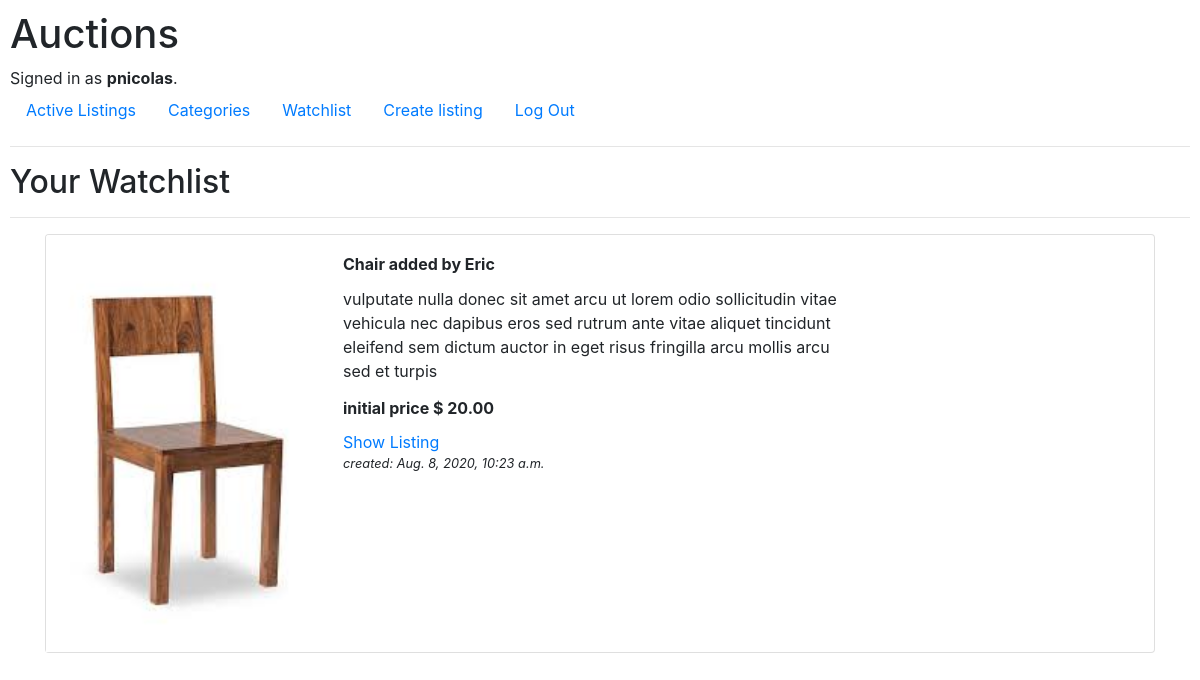
The page /watch (signed in) on the database its author committed.
### auctions/models.py (models this page shows, shortened)
class User(AbstractUser):
    pass

class Listing(models.Model):
    title = models.CharField(max_length=64)
    listing_desc = models.TextField()
    listing_img = models.ImageField(upload_to='listing_images', default=None, blank=True, null=True)
    cat_id = models.ForeignKey(Category, default = 1, on_delete=models.CASCADE)
    starting_price = models.DecimalField(decimal_places=2, max_digits=10, default = 0)
    created_at = models.DateTimeField(auto_now_add=True)
    updated_at = models.DateTimeField(auto_now=True)
    listing_open = models.BooleanField(default=True)
    listing_owner = models.ForeignKey(User, null=True , on_delete=models.CASCADE, related_name='owner')
    listing_winner = models.ForeignKey(User, on_delete=models.CASCADE, blank=True, null=True, related_name='winner')
    listing_final_price = models.DecimalField(decimal_places=2, max_digits=10, default = 0)

### auctions/views.py (the view)
# urls.py: path("watch", views.watchlist_view, name="watch"),
@login_required
def watchlist_view(request):
    listings = Listing.objects.all().filter(
        Q(watchlist__username=request.user),
        Q(watchlist__in_watchlist=True),
        (Q(listing_open=True) | Q(listing_winner=request.user))
        )
    return render(request, "auctions/watchlist.html", {
        'listings' : listings
        })

### auctions/templates/auctions/watchlist.html (shortened to what this page needs)
{% extends "auctions/layout.html" %}
{% block body %}
    <h2>Your Watchlist</h2>
    <hr/>
    {% for listing in listings %}
    <div class="container bcontent">
        <div class="card" style="margin-bottom: 10px; width: 100%">
            <div class="row no-gutters">
                <div class="col-sm-9 col-md-3">
                    <img class="card-img-top" src="{{ listing.listing_img.url }}" alt="{{ listing.title }}">
                </div>
                <div class="col-sm-3 col-md-6 d-flex flex-column">
                    <div class="card-body ">
                        <h6 class="card-title font-weight-bold">
                            {{ listing.title }}
                        </h6>
                        <p class="card-text">{{ listing.listing_desc }}</p>
                        <h6 class="card-title font-weight-bold"><a>initial price $ {{ listing.starting_price}}</a></h6>
                        <a href='{% url "listing" listing.id %}' class="card-link">Show Listing</a>
                        <p class="card-text small align-self-end" style="flex-direction: column;"><i>created: {{ listing.created_at }}</i></p>
                    </div>
                </div>
            </div>
        </div>
    </div>
    {% endfor %}
{% endblock %}

### auctions/templates/auctions/layout.html (shortened to what this page needs)
{% load static %}
<!DOCTYPE html>
<html lang="en">
    <head>
        <link rel="stylesheet" href="https://stackpath.bootstrapcdn.com/bootstrap/4.4.1/css/bootstrap.min.css">
        <link href="{% static 'auctions/styles.css' %}" rel="stylesheet">
    </head>
    <body>
        <h1>Auctions</h1>
        <div>
            {% if user.is_authenticated %}
                Signed in as <strong>{{ user.username }}</strong>.
            {% else %}
                Not signed in.
            {% endif %}
        </div>
        <ul class="nav">
            {% if user.is_authenticated %}
                <li class="nav-item">
                    <a class="nav-link" href="{% url 'index' %}">Active Listings</a>
                </li>
                <li class="nav-item">
                    <a class="nav-link" href="{% url 'categories' %}">Categories</a>
                </li>
                <li class="nav-item">
                    <a class="nav-link" href="{% url 'watch' %}">Watchlist</a>
                </li>
                <li class="nav-item">
                    <a class="nav-link" href="{% url 'create' %}">Create listing</a>
                </li>
                <li class="nav-item">
                    <a class="nav-link" href="{% url 'logout' %}">Log Out</a>
                </li>
            {% endif %}
        </ul>
        <hr>
        {% block body %}
        {% endblock %}
    </body>
</html>

### auctions/static/auctions/styles.css (style rules this page uses)
body { padding: 10px; }
.bcontent { margin-top: 10px; }

### rows shown on the page
User: username "pnicolas"
Listing: listing_img (picture), title "Chair added by Eric", listing_desc "vulputate nulla donec sit amet arcu ut lorem odio sollicitudin vitae vehicula nec dapibus eros sed rutrum ante vitae aliquet tincidunt eleifend sem dictum auctor in eget risus fringilla arcu mollis arcu sed et turpis", starting_price "20.00", created_at "Aug. 8, 2020, 10:23 a.m."
